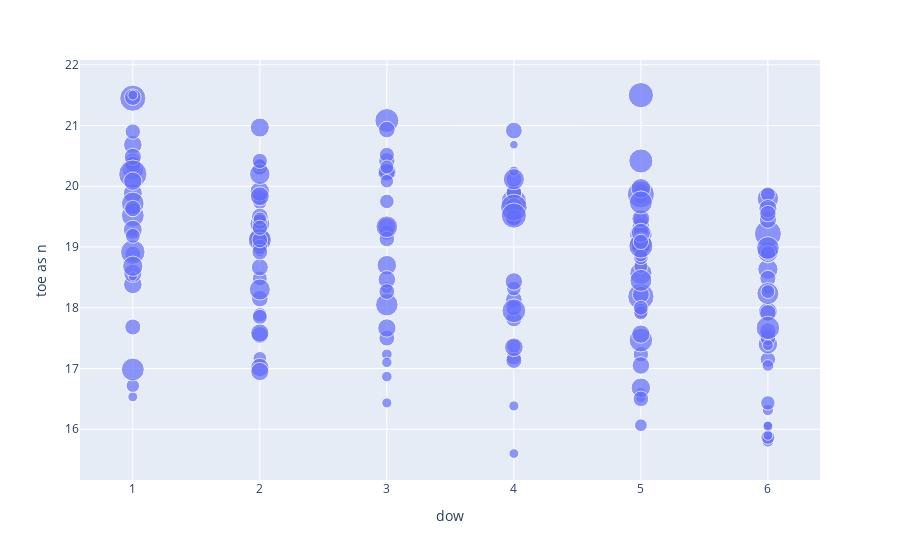

The code cell stored with this chart in its notebook:
### Markdown cell above
Observations:
- the `dow` countplot shows that Saturday (5) is the busiest day and Thursday (3) the quitest.
- the `receipt price` densityplot shows that the average receipt price is a little above €50.
- the `is nem` and `is w` countplot together show that there are more customers in the weekend than on 'nem' days.
- the `toe hour` countplot has "19" as the biggest bar. This means that most people leave between 19:00 and 20:00.
- the `toe minute` countplot shows no pattern. This means that the minute has no influence on when people leave.
- the "total revenue per day" shows that most revenue

### Code cell
fig = px.scatter(df, x="dow", y="toe as n", size="receipt price")
fig.show()

### Figure 1 — Plotly figure (JSON) as saved in the notebook; plotly's stock layout.template omitted (floating-point values rounded to 4 significant figures; data arrays with more than 128 entries replaced by an {"elided": "..."} marker saying what was removed)
{"data": [{"hovertemplate": "dow=%{x}<br>toe as n=%{y}<br>receipt price=%{marker.size}<extra></extra>", "legendgroup": "", "marker": {"color": "#636efa", "size": {"elided": "185 float values"}, "sizemode": "area", "sizeref": 0.3936, "symbol": "circle"}, "mode": "markers", "name": "", "orientation": "v", "showlegend": false, "type": "scatter", "x": {"elided": "185 int values"}, "xaxis": "x", "y": {"elided": "185 float values"}, "yaxis": "y"}], "layout": {"legend": {"itemsizing": "constant", "tracegroupgap": 0}, "margin": {"t": 60}, "xaxis": {"anchor": "y", "domain": [0, 1], "title": {"text": "dow"}}, "yaxis": {"anchor": "x", "domain": [0, 1], "title": {"text": "toe as n"}}}}
